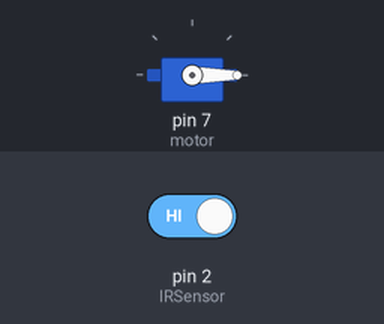
A sketch run on a simulated Arduino Uno, built with avr-gcc and run on an emulated ATmega328P. On the bench: servo. The test bench sets the inputs (shaded band); at power-on: pin 2 (IRSensor) HIGH. What the sketch prints to the serial monitor is not drawn.

Above: at 0.05 s.
At 30.95 s:
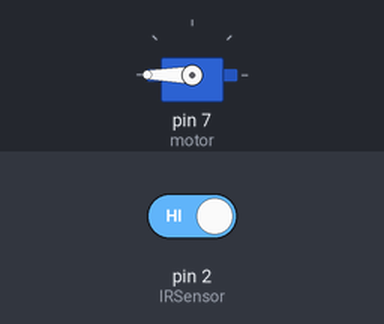
Timing chart, 0 to 40.3 s (numbered marks = the images above):
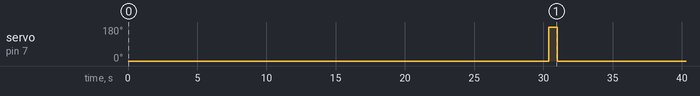

The sketch:

arduino_MAG30s_COM3.ino
```cpp
//This program allows the door openning with:
//(1) Infrared sensor

#include <Servo.h> //library to operate servo motors
Servo motor; //create servo object to control a servo

int IRSensor = 2; // connect ir sensor to arduino pin 2
int count = 0; //variable to store how many times the door was activated
int active = 0; //variable to store if the switch was activated
unsigned long time;

void setup() {
  Serial.begin(9600);  //This value of bits per second is by default
  motor.attach(7); //attaches the servo on pin 7 to the servo object
  pinMode(IRSensor, INPUT_PULLUP);
}

void loop() {
  motor.detach();
  int statusSensor = digitalRead (IRSensor);

  if (statusSensor == 1)
  {
    count = count+1;
    Serial.println(count);
    Serial.print("Time passed (s):");
    time = millis();
    Serial.println(time/1000);
    motor.attach(7);  //re-attach the servo to pin #7
    motor.write(0); // telling the motor to rotate continously (180 is full velocity in one direction, 0 full velocity in the other direction, 90 no movement)
    delay(400);  // motor will continue rotating for 0.4 seconds
    motor.detach(); // telling the motor to stop
    delay(30000);  // motor will remained stopped for 30 seconds
    motor.attach(7);  //re-attach the servo to pin #7
    motor.write(180); // telling the motor to rotate continously
    delay(600);  // motor will continue rotating for 0.6 seconds
    motor.detach(); // telling the motor to stop
    statusSensor = 0;
  }
}
```

Measured:
- by itself, servo on pin 7 (motor): alternates 180° for 0.60 s and 0° for 30.4 s
